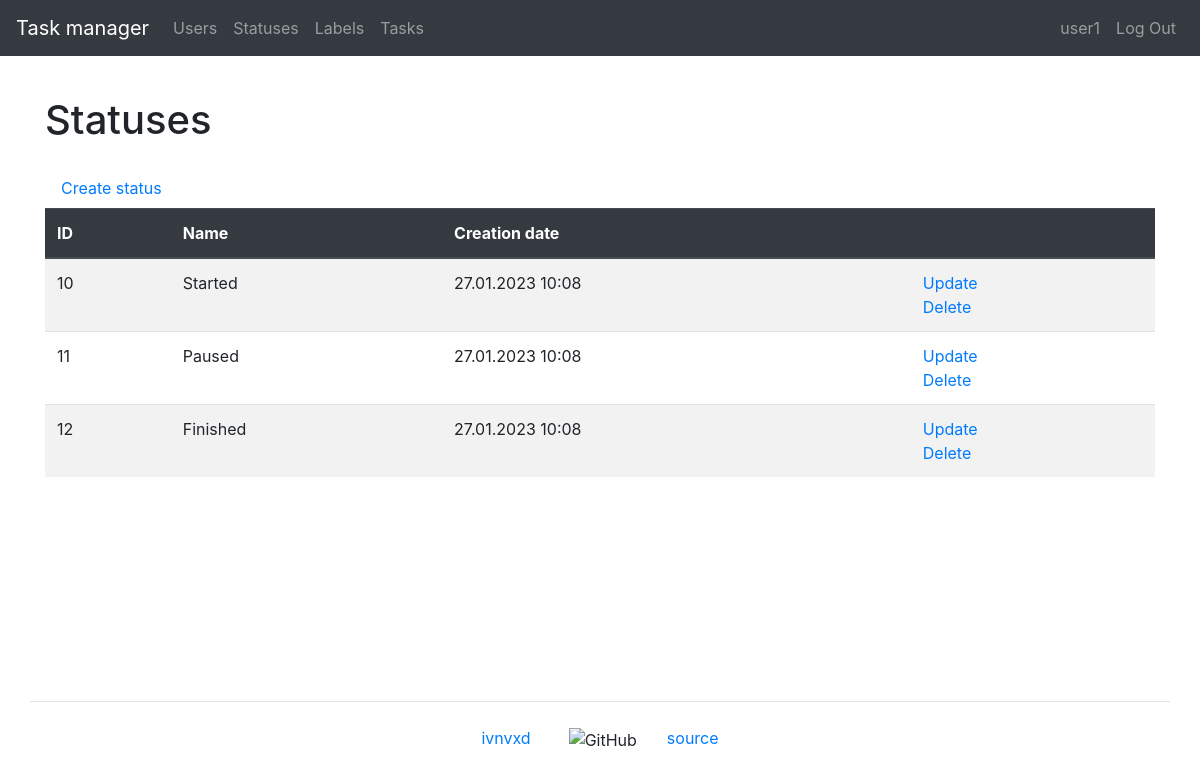
/statuses/ (signed in), run on the app's committed database.
### task_manager/users/models.py (models this page shows, shortened)
class User(AbstractUser):
    first_name = models.CharField(max_length=150)
    last_name = models.CharField(max_length=150)

### task_manager/statuses/models.py (models this page shows, shortened)
class Status(models.Model):
    name = models.CharField(
        max_length=150,
        unique=True,
        blank=False,
        verbose_name=_('Name'),
    )
    date_created = models.DateTimeField(
        auto_now_add=True,
        verbose_name=_('Creation date')
    )
    class Meta:
        verbose_name = _('Status')
        verbose_name_plural = _('Statuses')

### task_manager/statuses/views.py (the view)
# urls.py: path('', StatusesListView.as_view(), name='statuses'),
class StatusesListView(AuthRequiredMixin, ListView):
    template_name = 'statuses/statuses.html'
    model = Status
    context_object_name = 'statuses'
    extra_context = {
        'title': _('Statuses')
    }

### task_manager/mixins.py (called while the page is built)
    def dispatch(self, request, *args, **kwargs):
        if not request.user.is_authenticated:
            messages.error(request, self.auth_message)
            return redirect(reverse_lazy('login'))
        return super().dispatch(request, *args, **kwargs)

### task_manager/templates/statuses/statuses.html (shortened to what this page needs)
{% extends "base.html" %}
{% load bootstrap4 %}
{% load i18n %}
{% block content %}
    <h1 class="my-4">{{ title }}</h1>
    <a class="nav-link" href="{% url 'status_create' %}">{% trans 'Create status' %}</a>
    <table class="table table-striped">
        <thead class="thead-dark">
            <tr>
                <th>ID</th>
                <th>{% trans 'Name' %}</th>
                <th>{% trans 'Creation date' %}</th>
                <th></th>
            </tr>
        </thead>
        <tbody>
            {% if statuses %}
                {% for status in statuses %}
                    <tr>
                        <td>{{ status.id }}</td>
                        <td>{{ status.name }}</td>
                        <td>{{ status.date_created|date:"d.m.Y H:i" }}</td>
                        <td>
                          <a href="{% url 'status_update' status.id %}">{% trans 'Update' %}</a>
                          <br>
                          <a href="{% url 'status_delete' status.id %}">{% trans 'Delete' %}</a>
                        </td>
                    </tr>
                {% endfor %}
            {% endif %}
        </tbody>
    </table>
{% endblock content %}

### task_manager/templates/navbar.html (shortened to what this page needs)
{% load i18n %}
<nav class="navbar navbar-expand-md navbar-dark bg-dark mb-3">
    <a class="navbar-brand" href="{% url 'home' %}">{% trans "Task manager" %}</a>
    <div class="collapse navbar-collapse" id="navbarToggleExternalContent">
        <ul class="navbar-nav mr-auto">
            <li class="nav-item">
                <a class="nav-link" href="{% url 'users' %}">{% trans "Users" %}</a>
            </li>
            {% if user.is_authenticated %}
                <li class="nav-item">
                    <a class="nav-link" href="{% url 'statuses' %}">{% trans "Statuses" %}</a>
                </li>
                <li class="nav-item">
                    <a class="nav-link" href="{% url 'labels' %}">{% trans "Labels" %}</a>
                </li>
                <li class="nav-item">
                    <a class="nav-link" href="{% url 'tasks' %}">{% trans "Tasks" %}</a>
                </li>
            {% endif %}
        </ul>
        <ul class="navbar-nav">
            {% if user.is_authenticated %}
                <li class="nav-item">
                    <a class="nav-link" href="{% url 'user_update' user.id %}">{{ user.username }}</a>
                </li>
                <li class="nav-item">
                    <a class="nav-link" href="{% url 'logout' %}">{% trans "Log Out" %}</a>
                </li>
            {% endif %}
        </ul>
    </div>
</nav>

### data on the page
User: username "user1"
Status: id "10", name "Started", date_created "27.01.2023 10:08"
Status: id "11", name "Paused", date_created "27.01.2023 10:08"
Status: id "12", name "Finished", date_created "27.01.2023 10:08"

### other printed values
{{ title }} "Statuses"
